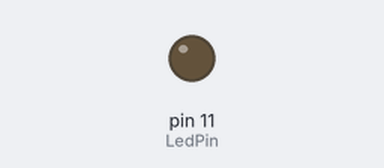
Bench run of a program on a simulated Raspberry Pi (header pin numbers). Parts: output pins drawn as LEDs (lit = HIGH). At 0.4 s the program stops and its outputs stay as they are.

Above: at 0.4 s.
Timing chart, 0 to 1.9 s (numbered marks = the images above):
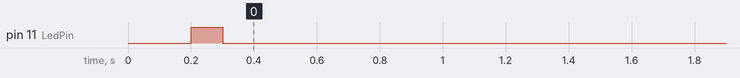

Measured:
- by itself, pin 11 (LedPin): LOW → HIGH at 0.20 s, → LOW 0.10 s later

The program:

ledblink.py
```python
import RPi.GPIO as GPIO
import time

LedPin = 11    # pin11

def setup():
    GPIO.setmode(GPIO.BOARD)       # Numbers GPIOs by physical location
    GPIO.setup(LedPin, GPIO.OUT)   # Set LedPin's mode is output

def blink():
        GPIO.output(LedPin, GPIO.LOW)  # led on
        time.sleep(0.2)
        GPIO.output(LedPin, GPIO.HIGH) # led off
        time.sleep(0.1)
        GPIO.output(LedPin, GPIO.LOW)  # led on
        time.sleep(0.1)
        GPIO.output(LedPin, GPIO.HIGH) # led off

def destroy():
    GPIO.output(LedPin, GPIO.HIGH)   # led off
    GPIO.cleanup()                  # Release resource

if __name__ == '__main__':     # Program start from here
    setup()
    blink()
    destroy()
```
